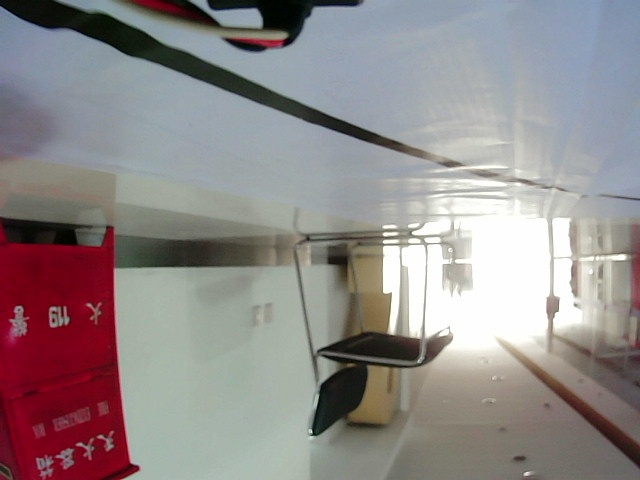
#> input picture ImageProcess/left.jpg, 640 x 480 px
$ python -i ImageProcess.py   (imports and definitions only)
#> lines starting #> are read from the running program, lines starting #| are printed output that depends on the picture; after the words box and inside, x2 and y2 are one past the last pixel; in counts of white or black regions, pixels touching at a corner belong together
#> further down, picture is the input picture: shape (480, 640, 3); mean B, G, R 137.9, 137.8, 145

import math
import cv2
import numpy as np
import os
import matplotlib.pyplot as plt

import copy


def direction_suggest(img):
    # read the image and convert to gray
    img = img[:150,:,:] #150,640
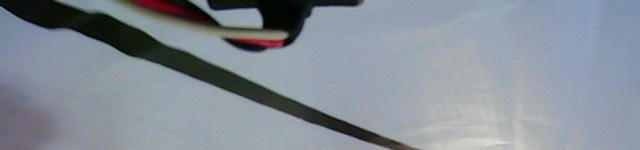
#> img: shape (150, 640, 3); mean of channels 0, 1, 2 150.8, 141.8, 133.6; drawn as B, G, R
    img = cv2.cvtColor(img, cv2.COLOR_BGR2GRAY)
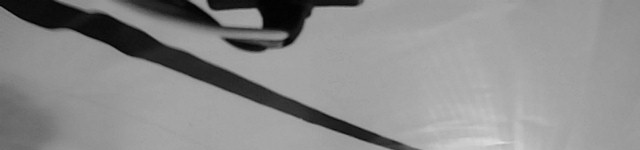
#> img: shape (150, 640); min 1, max 223, mean 140.4

    # use a circle kernel to mask the obstacle
    cv2.circle(img,(240,-80),150,255,-1)
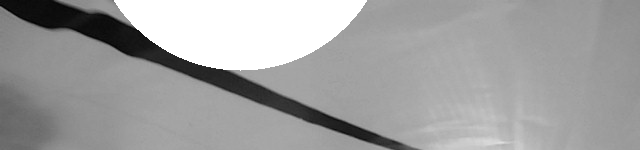
#> img: shape (150, 640); 13.19% of pixels changed, all inside (x1, y1, x2, y2) = (114, 0, 367, 71)

    # convert to binary
    _, img = cv2.threshold(img, 100, 255, cv2.THRESH_BINARY)
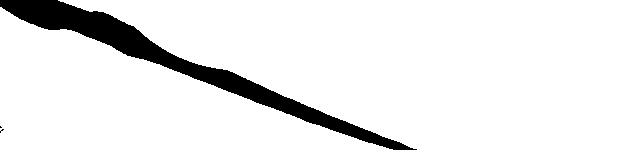
#> img: shape (150, 640); 91.9% white; 3 black regions (2 under 20 px), largest, box (x1, y1, x2, y2) and area: (0, 0, 417, 150) 7749

    # dilate operation
    kernel = np.ones((3, 3), np.uint8)
    img = cv2.dilate(img,kernel,iterations=3)
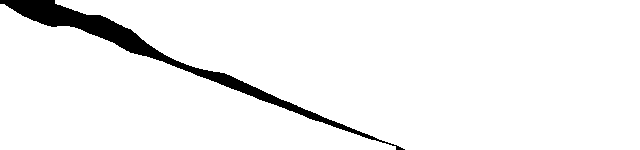
#> img: shape (150, 640); 95.2% white; 1 black region, box (x1, y1, x2, y2) and area: (0, 0, 405, 150) 4605

    # use hough transformation to detect lines
    mask = img.copy()
    mask[mask<100]=1
    mask[mask>=100]=0
    lines = cv2.HoughLines(mask,1,np.pi/180,100)
#> lines = 30 rows, first 8: [-5, 1.94], [1, 1.92], [-10, 1.95], [-13, 1.97], [-17, 1.97], [-23, 1.99], [-28, 2.01], [2, 1.82]


    # counting
    lines = lines[:,0,1]
#> lines = 30 values, max 2.15 at index 28, min 1.68 at index 26, mean 1.93

    left_cnt = copy.deepcopy(lines)
#> left_cnt has the same summary as lines
    right_cnt = copy.deepcopy(lines)
#> right_cnt has the same summary as lines
    left_cnt[left_cnt<1.5]=0
    left_cnt[left_cnt>1.5]=1
    left_cnt = left_cnt.sum()
#> left_cnt = 30

    right_cnt[right_cnt<1.5]=1
    right_cnt[right_cnt>1.5]=0
    right_cnt = right_cnt.sum()
#> right_cnt = 0


    return (left_cnt,right_cnt)


>>> import cv2
>>> picture = cv2.imread('ImageProcess/left.jpg')
>>> result = direction_suggest(picture)
#> result = (30, 0)

$ run again, on ImageProcess/right.jpg
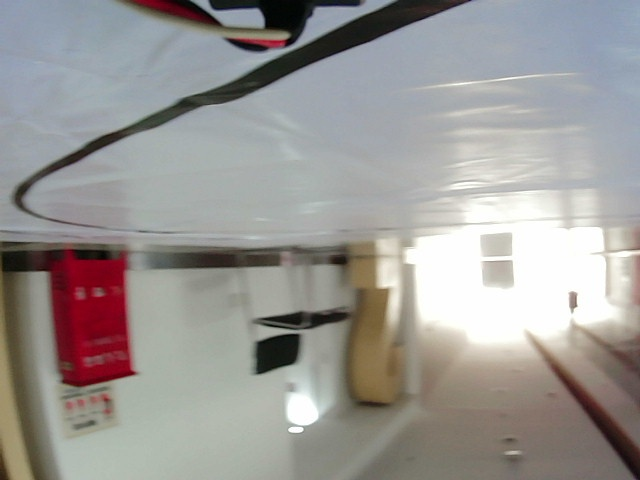
#> input picture ImageProcess/right.jpg, 640 x 480 px
#> picture is the input picture: shape (480, 640, 3); mean B, G, R 149.3, 152, 154.7
#> in direction_suggest, `cv2.circle(img,(240,-80),150,255,-1)`:
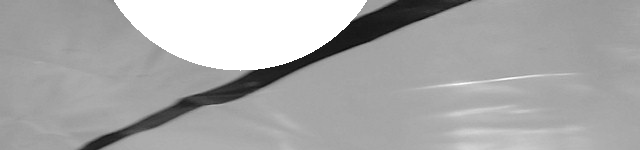
#> img: shape (150, 640); min 11, max 255, mean 169.1
#> in direction_suggest, `img = cv2.dilate(img,kernel,iterations=3)`:
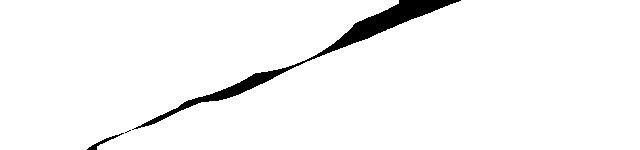
#> img: shape (150, 640); 96.5% white; 3 black regions (1 under 20 px), largest, box (x1, y1, x2, y2) and area: (132, 0, 461, 130) 3253, (87, 133, 124, 150) 113
#> in direction_suggest, `lines = cv2.HoughLines(mask,1,np.pi/180,100)`: lines = 28 rows, first 8: [169, 1.19], [165, 1.2], [175, 1.17], [179, 1.15], [184, 1.13], [188, 1.12], [176, 1.13], [192, 1.1]
#> in direction_suggest, `lines = lines[:,0,1]`: lines = 28 values, max 1.36 at index 25, min 0.995 at index 26, mean 1.17
#> in direction_suggest, `left_cnt = copy.deepcopy(lines)`: left_cnt has the same summary as lines
#> in direction_suggest, `right_cnt = copy.deepcopy(lines)`: right_cnt has the same summary as lines
#> in direction_suggest, `left_cnt = left_cnt.sum()`: left_cnt = 0
#> in direction_suggest, `right_cnt = right_cnt.sum()`: right_cnt = 28
#> result = (0, 28)

$ run again, on ImageProcess/straight.jpg
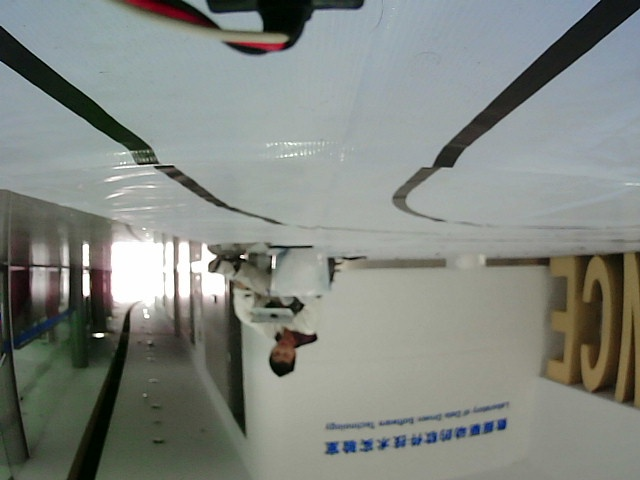
#> input picture ImageProcess/straight.jpg, 640 x 480 px
#> picture is the input picture: shape (480, 640, 3); mean B, G, R 129, 134.9, 130
#> in direction_suggest, `cv2.circle(img,(240,-80),150,255,-1)`:
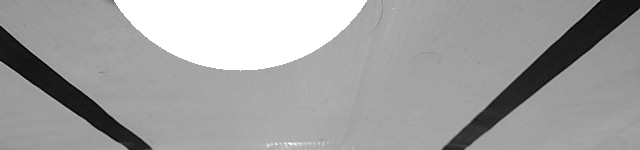
#> img: shape (150, 640); min 1, max 255, mean 160.6
#> in direction_suggest, `img = cv2.dilate(img,kernel,iterations=3)`:
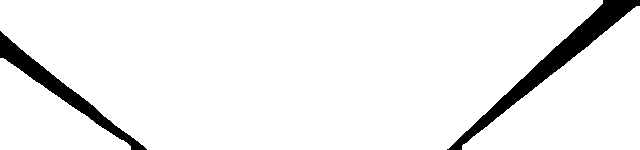
#> img: shape (150, 640); 93.8% white; 2 black regions, box (x1, y1, x2, y2) and area: (447, 0, 640, 150) 3665, (0, 31, 147, 150) 2319
#> in direction_suggest, `lines = cv2.HoughLines(mask,1,np.pi/180,100)`: lines = 66 rows, first 8: [429, 0.785], [431, 0.785], [433, 0.785], [394, 0.908], [398, 0.89], [402, 0.89], [404, 0.873], [406, 0.873]
#> in direction_suggest, `lines = lines[:,0,1]`: lines = 66 values, max 2.36 at index 39, min 0.663 at index 61, mean 1.27
#> in direction_suggest, `left_cnt = copy.deepcopy(lines)`: left_cnt has the same summary as lines
#> in direction_suggest, `right_cnt = copy.deepcopy(lines)`: right_cnt has the same summary as lines
#> in direction_suggest, `left_cnt = left_cnt.sum()`: left_cnt = 19
#> in direction_suggest, `right_cnt = right_cnt.sum()`: right_cnt = 47
#> result = (19, 47)
